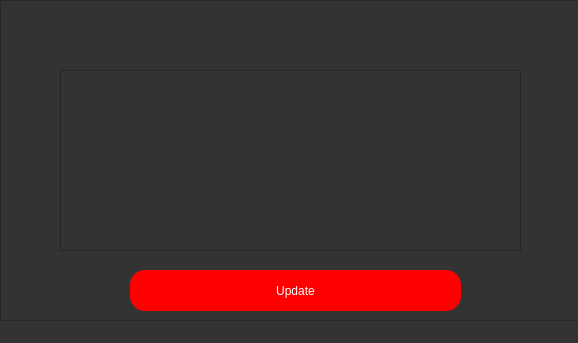
<?xml version="1.0" encoding="UTF-8"?>
<ui version="4.0">
 <class>MainWindow</class>
 <widget class="QMainWindow" name="MainWindow">
  <property name="geometry">
   <rect>
    <x>0</x>
    <y>0</y>
    <width>578</width>
    <height>343</height>
   </rect>
  </property>
  <property name="windowTitle">
   <string>MainWindow</string>
  </property>
  <property name="styleSheet">
   <string notr="true">*{
	font: 63 10pt &quot;Yu Gothic UI Semibold&quot;;
}
QMainWindow
{
	background-color: #333; 
}
QFrame
{
	background-color: #333; 
}

QPushButton#updateButton {
	background-color: red; 
	border-radius:60px;
}

QPushButton#updateButton{
	color: white; 
	border-radius:15px;
}
QPushButton#updateButton:hover{
	color: #333; 
	border-radius:15px;
	background-color: #49ebff; 
}

QPushButton#close
{
	background-color: #333; 
	border-radius:15px;
}

QListWidget::item
{
	color: white;
	background-color: #ff5255;
}
QListWidget::item:selected
{
	color: #333; 
	background-color: #49ebff; 
}</string>
  </property>
  <widget class="QWidget" name="centralwidget">
   <widget class="QFrame" name="closeButton">
    <property name="geometry">
     <rect>
      <x>0</x>
      <y>0</y>
      <width>581</width>
      <height>321</height>
     </rect>
    </property>
    <property name="frameShape">
     <enum>QFrame::StyledPanel</enum>
    </property>
    <property name="frameShadow">
     <enum>QFrame::Raised</enum>
    </property>
    <widget class="QPushButton" name="updateButton">
     <property name="geometry">
      <rect>
       <x>130</x>
       <y>270</y>
       <width>331</width>
       <height>41</height>
      </rect>
     </property>
     <property name="text">
      <string>Update</string>
     </property>
    </widget>
    <widget class="QListWidget" name="listWidget">
     <property name="geometry">
      <rect>
       <x>60</x>
       <y>70</y>
       <width>461</width>
       <height>181</height>
      </rect>
     </property>
    </widget>
    <widget class="QPushButton" name="close">
     <property name="geometry">
      <rect>
       <x>520</x>
       <y>10</y>
       <width>41</width>
       <height>41</height>
      </rect>
     </property>
     <property name="text">
      <string/>
     </property>
     <property name="icon">
      <iconset resource="images.qrc">
       <normaloff>:/img/img/close.png</normaloff>:/img/img/close.png</iconset>
     </property>
     <property name="iconSize">
      <size>
       <width>40</width>
       <height>40</height>
      </size>
     </property>
    </widget>
   </widget>
  </widget>
  <widget class="QMenuBar" name="menubar">
   <property name="geometry">
    <rect>
     <x>0</x>
     <y>0</y>
     <width>578</width>
     <height>23</height>
    </rect>
   </property>
  </widget>
 </widget>
 <resources>
  <include location="images.qrc"/>
 </resources>
 <connections/>
</ui>
